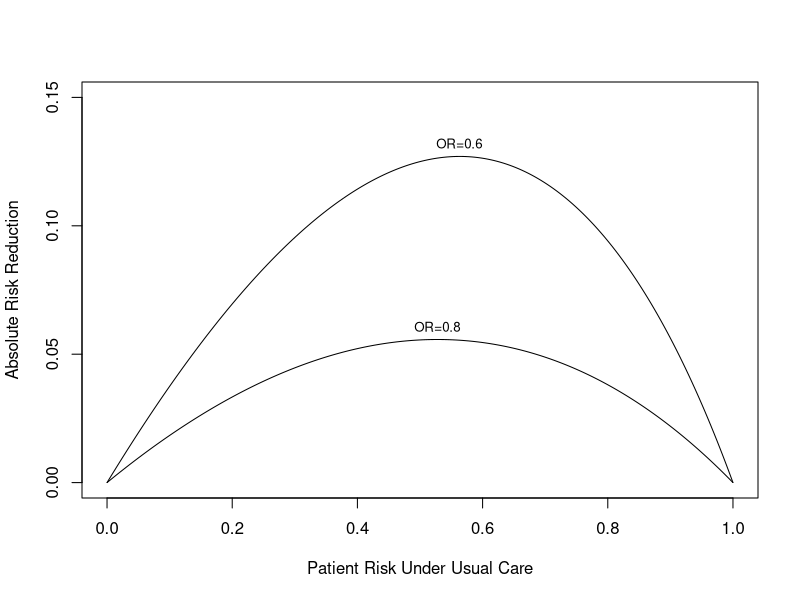

This figure's R source:
## ---- chunk 1
require(Hmisc)
plot(0, 0, type="n", xlab="Patient Risk Under Usual Care",
     ylab="Absolute Risk Reduction",
     xlim=c(0,1), ylim=c(0,.15))
i <- 0
or <- c(0.8, 0.6)
for(h in or) {
  i <- i + 1
  p <- seq(.0001, .9999, length=200)
  logit <- log(p/(1 - p))  # same as qlogis(p)
  logit <- logit + log(h)  # modify by odds ratio
  p2 <- 1/(1 + exp(-logit))# same as plogis(logit)
  d <- p - p2
  lines(p, d)
  maxd <- max(d)
  smax <- p[d==maxd]
  text(smax, maxd + .005, paste0('OR=', format(h)), cex=.8)
}
